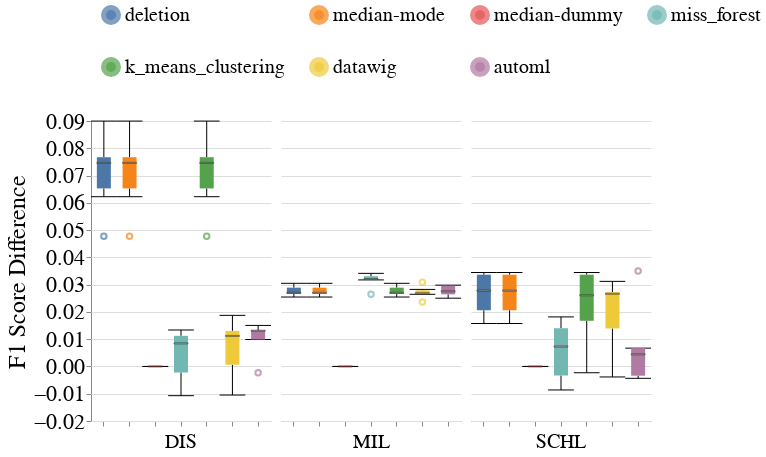

Write notebook code for a chart like this one.
### Markdown cell above
### Disparity Metrics

### Code cell
create_box_plots_for_mixed_exp(dataset_name=DATASET_NAME,
                               column_names=['SCHL', 'DIS', 'MIL'],
                               metric_name='f1_score',
                               group=SENSITIVE_ATTR_FOR_DISPARITY_METRICS,
                               db_client=db_client,
                               without_dummy=False)

### Figure 1 — Vega-Lite specification as saved in the notebook (floating-point values rounded to 4 significant figures)
{"config": {"view": {"continuousWidth": 400, "continuousHeight": 300, "stroke": null}, "axis": {"labelFontSize": 22, "labelFontWeight": "normal", "titleFontSize": 24, "titleFontWeight": "normal"}, "facet": {"spacing": 10}, "header": {"labelFontSize": 20, "labelOrient": "bottom", "labelPadding": 5, "titleFontSize": 20}, "legend": {"columns": 4, "direction": "horizontal", "labelFontSize": 20, "labelLimit": 400, "orient": "top", "symbolOffset": 10, "symbolStrokeWidth": 10, "titleAnchor": "middle", "titleFontSize": 22, "titleLimit": 300}, "title": {"fontSize": 20}}, "data": {"name": "data-5b124dd19c436060882952869e684955"}, "mark": {"type": "boxplot", "median": {"stroke": "black", "strokeWidth": 0.7}, "ticks": true}, "encoding": {"color": {"field": "Null_Imputer_Name", "sort": ["deletion", "median-mode", "median-dummy", "miss_forest", "k_means_clustering", "datawig", "automl"], "title": null, "type": "nominal"}, "column": {"field": "Column_With_Nulls", "title": null, "type": "nominal"}, "x": {"axis": {"labels": false}, "field": "Null_Imputer_Name", "sort": ["deletion", "median-mode", "median-dummy", "miss_forest", "k_means_clustering", "datawig", "automl"], "title": null, "type": "nominal"}, "y": {"field": "F1_Score_Difference", "scale": {"zero": false}, "title": "F1 Score Difference", "type": "quantitative"}}, "width": 180, "$schema": "https://vega.github.io/schema/vega-lite/v4.17.0.json", "datasets": {"data-5b124dd19c436060882952869e684955": [{"Dataset_Name": "folk_emp", "Null_Imputer_Name": "automl", "Evaluation_Scenario": "mixed_exp", "Experiment_Seed": 400, "Dataset_Part": "X_test_MCAR1 & MAR1 & MNAR1", "Column_With_Nulls": "SCHL", "F1_Score_dis": 0.2393, "F1_Score_priv": 0.2043, "F1_Score_Difference": 0.035}, {"Dataset_Name": "folk_emp", "Null_Imputer_Name": "automl", "Evaluation_Scenario": "mixed_exp", "Experiment_Seed": 500, "Dataset_Part": "X_test_MCAR1 & MAR1 & MNAR1", "Column_With_Nulls": "SCHL", "F1_Score_dis": 0.2238, "F1_Score_priv": 0.2193, "F1_Score_Difference": 0.004445}, {"Dataset_Name": "folk_emp", "Null_Imputer_Name": "automl", "Evaluation_Scenario": "mixed_exp", "Experiment_Seed": 200, "Dataset_Part": "X_test_MCAR1 & MAR1 & MNAR1", "Column_With_Nulls": "SCHL", "F1_Score_dis": 0.2164, "F1_Score_priv": 0.2097, "F1_Score_Difference": 0.006714}, {"Dataset_Name": "folk_emp", "Null_Imputer_Name": "k_means_clustering", "Evaluation_Scenario": "mixed_exp", "Experiment_Seed": 100, "Dataset_Part": "X_test_MCAR1 & MAR1 & MNAR1", "Column_With_Nulls": "SCHL", "F1_Score_dis": 0.1191, "F1_Score_priv": 0.1033, "F1_Score_Difference": 0.01574}, {"Dataset_Name": "folk_emp", "Null_Imputer_Name": "k_means_clustering", "Evaluation_Scenario": "mixed_exp", "Experiment_Seed": 400, "Dataset_Part": "X_test_MCAR1 & MAR1 & MNAR1", "Column_With_Nulls": "SCHL", "F1_Score_dis": 0.1183, "F1_Score_priv": 0.09855, "F1_Score_Difference": 0.01976}, {"Dataset_Name": "folk_emp", "Null_Imputer_Name": "k_means_clustering", "Evaluation_Scenario": "mixed_exp", "Experiment_Seed": 600, "Dataset_Part": "X_test_MCAR1 & MAR1 & MNAR1", "Column_With_Nulls": "SCHL", "F1_Score_dis": 0.1384, "F1_Score_priv": 0.104, "F1_Score_Difference": 0.03445}, {"Dataset_Name": "folk_emp", "Null_Imputer_Name": "k_means_clustering", "Evaluation_Scenario": "mixed_exp", "Experiment_Seed": 200, "Dataset_Part": "X_test_MCAR1 & MAR1 & MNAR1", "Column_With_Nulls": "SCHL", "F1_Score_dis": 0.1542, "F1_Score_priv": 0.1565, "F1_Score_Difference": -0.002306}, {"Dataset_Name": "folk_emp", "Null_Imputer_Name": "miss_forest", "Evaluation_Scenario": "mixed_exp", "Experiment_Seed": 300, "Dataset_Part": "X_test_MCAR1 & MAR1 & MNAR1", "Column_With_Nulls": "SCHL", "F1_Score_dis": 0.2151, "F1_Score_priv": 0.2046, "F1_Score_Difference": 0.0105}, {"Dataset_Name": "folk_emp", "Null_Imputer_Name": "miss_forest", "Evaluation_Scenario": "mixed_exp", "Experiment_Seed": 600, "Dataset_Part": "X_test_MCAR1 & MAR1 & MNAR1", "Column_With_Nulls": "SCHL", "F1_Score_dis": 0.2263, "F1_Score_priv": 0.2111, "F1_Score_Difference": 0.01518}, {"Dataset_Name": "folk_emp", "Null_Imputer_Name": "miss_forest", "Evaluation_Scenario": "mixed_exp", "Experiment_Seed": 400, "Dataset_Part": "X_test_MCAR1 & MAR1 & MNAR1", "Column_With_Nulls": "SCHL", "F1_Score_dis": 0.2016, "F1_Score_priv": 0.2102, "F1_Score_Difference": -0.008617}, {"Dataset_Name": "folk_emp", "Null_Imputer_Name": "miss_forest", "Evaluation_Scenario": "mixed_exp", "Experiment_Seed": 200, "Dataset_Part": "X_test_MCAR1 & MAR1 & MNAR1", "Column_With_Nulls": "SCHL", "F1_Score_dis": 0.2051, "F1_Score_priv": 0.2109, "F1_Score_Difference": -0.005788}, {"Dataset_Name": "folk_emp", "Null_Imputer_Name": "datawig", "Evaluation_Scenario": "mixed_exp", "Experiment_Seed": 100, "Dataset_Part": "X_test_MCAR1 & MAR1 & MNAR1", "Column_With_Nulls": "SCHL", "F1_Score_dis": 0.2145, "F1_Score_priv": 0.2183, "F1_Score_Difference": -0.003851}, {"Dataset_Name": "folk_emp", "Null_Imputer_Name": "datawig", "Evaluation_Scenario": "mixed_exp", "Experiment_Seed": 400, "Dataset_Part": "X_test_MCAR1 & MAR1 & MNAR1", "Column_With_Nulls": "SCHL", "F1_Score_dis": 0.226, "F1_Score_priv": 0.1948, "F1_Score_Difference": 0.0312}, {"Dataset_Name": "folk_emp", "Null_Imputer_Name": "datawig", "Evaluation_Scenario": "mixed_exp", "Experiment_Seed": 300, "Dataset_Part": "X_test_MCAR1 & MAR1 & MNAR1", "Column_With_Nulls": "SCHL", "F1_Score_dis": 0.2178, "F1_Score_priv": 0.1917, "F1_Score_Difference": 0.02611}, {"Dataset_Name": "folk_emp", "Null_Imputer_Name": "datawig", "Evaluation_Scenario": "mixed_exp", "Experiment_Seed": 500, "Dataset_Part": "X_test_MCAR1 & MAR1 & MNAR1", "Column_With_Nulls": "SCHL", "F1_Score_dis": 0.2355, "F1_Score_priv": 0.2083, "F1_Score_Difference": 0.02718}, {"Dataset_Name": "folk_emp", "Null_Imputer_Name": "miss_forest", "Evaluation_Scenario": "mixed_exp", "Experiment_Seed": 100, "Dataset_Part": "X_test_MCAR1 & MAR1 & MNAR1", "Column_With_Nulls": "SCHL", "F1_Score_dis": 0.2228, "F1_Score_priv": 0.2187, "F1_Score_Difference": 0.004104}, {"Dataset_Name": "folk_emp", "Null_Imputer_Name": "datawig", "Evaluation_Scenario": "mixed_exp", "Experiment_Seed": 200, "Dataset_Part": "X_test_MCAR1 & MAR1 & MNAR1", "Column_With_Nulls": "SCHL", "F1_Score_dis": 0.2214, "F1_Score_priv": 0.2115, "F1_Score_Difference": 0.009884}, {"Dataset_Name": "folk_emp", "Null_Imputer_Name": "datawig", "Evaluation_Scenario": "mixed_exp", "Experiment_Seed": 600, "Dataset_Part": "X_test_MCAR1 & MAR1 & MNAR1", "Column_With_Nulls": "SCHL", "F1_Score_dis": 0.236, "F1_Score_priv": 0.2087, "F1_Score_Difference": 0.02728}, {"Dataset_Name": "folk_emp", "Null_Imputer_Name": "miss_forest", "Evaluation_Scenario": "mixed_exp", "Experiment_Seed": 500, "Dataset_Part": "X_test_MCAR1 & MAR1 & MNAR1", "Column_With_Nulls": "SCHL", "F1_Score_dis": 0.2293, "F1_Score_priv": 0.2111, "F1_Score_Difference": 0.01817}, {"Dataset_Name": "folk_emp", "Null_Imputer_Name": "automl", "Evaluation_Scenario": "mixed_exp", "Experiment_Seed": 300, "Dataset_Part": "X_test_MCAR1 & MAR1 & MNAR1", "Column_With_Nulls": "SCHL", "F1_Score_dis": 0.2026, "F1_Score_priv": 0.207, "F1_Score_Difference": -0.004352}, {"Dataset_Name": "folk_emp", "Null_Imputer_Name": "automl", "Evaluation_Scenario": "mixed_exp", "Experiment_Seed": 100, "Dataset_Part": "X_test_MCAR1 & MAR1 & MNAR1", "Column_With_Nulls": "SCHL", "F1_Score_dis": 0.218, "F1_Score_priv": 0.2214, "F1_Score_Difference": -0.003384}, {"Dataset_Name": "folk_emp", "Null_Imputer_Name": "deletion", "Evaluation_Scenario": "mixed_exp", "Experiment_Seed": 100, "Dataset_Part": "X_test_MCAR1 & MAR1 & MNAR1", "Column_With_Nulls": "SCHL", "F1_Score_dis": 0.1191, "F1_Score_priv": 0.1033, "F1_Score_Difference": 0.01574}, {"Dataset_Name": "folk_emp", "Null_Imputer_Name": "deletion", "Evaluation_Scenario": "mixed_exp", "Experiment_Seed": 200, "Dataset_Part": "X_test_MCAR1 & MAR1 & MNAR1", "Column_With_Nulls": "SCHL", "F1_Score_dis": 0.1231, "F1_Score_priv": 0.0999, "F1_Score_Difference": 0.02315}, {"Dataset_Name": "folk_emp", "Null_Imputer_Name": "median-dummy", "Evaluation_Scenario": "mixed_exp", "Experiment_Seed": 100, "Dataset_Part": "X_test_MCAR1 & MAR1 & MNAR1", "Column_With_Nulls": "SCHL", "F1_Score_dis": 0.0, "F1_Score_priv": 0.0, "F1_Score_Difference": 0.0}, {"Dataset_Name": "folk_emp", "Null_Imputer_Name": "median-mode", "Evaluation_Scenario": "mixed_exp", "Experiment_Seed": 100, "Dataset_Part": "X_test_MCAR1 & MAR1 & MNAR1", "Column_With_Nulls": "SCHL", "F1_Score_dis": 0.1191, "F1_Score_priv": 0.1033, "F1_Score_Difference": 0.01574}, {"Dataset_Name": "folk_emp", "Null_Imputer_Name": "deletion", "Evaluation_Scenario": "mixed_exp", "Experiment_Seed": 300, "Dataset_Part": "X_test_MCAR1 & MAR1 & MNAR1", "Column_With_Nulls": "SCHL", "F1_Score_dis": 0.1245, "F1_Score_priv": 0.09045, "F1_Score_Difference": 0.03403}, {"Dataset_Name": "folk_emp", "Null_Imputer_Name": "deletion", "Evaluation_Scenario": "mixed_exp", "Experiment_Seed": 400, "Dataset_Part": "X_test_MCAR1 & MAR1 & MNAR1", "Column_With_Nulls": "SCHL", "F1_Score_dis": 0.1183, "F1_Score_priv": 0.09855, "F1_Score_Difference": 0.01976}, {"Dataset_Name": "folk_emp", "Null_Imputer_Name": "median-dummy", "Evaluation_Scenario": "mixed_exp", "Experiment_Seed": 200, "Dataset_Part": "X_test_MCAR1 & MAR1 & MNAR1", "Column_With_Nulls": "SCHL", "F1_Score_dis": 0.0, "F1_Score_priv": 0.0, "F1_Score_Difference": 0.0}, {"Dataset_Name": "folk_emp", "Null_Imputer_Name": "median-mode", "Evaluation_Scenario": "mixed_exp", "Experiment_Seed": 200, "Dataset_Part": "X_test_MCAR1 & MAR1 & MNAR1", "Column_With_Nulls": "SCHL", "F1_Score_dis": 0.1231, "F1_Score_priv": 0.0999, "F1_Score_Difference": 0.02315}, {"Dataset_Name": "folk_emp", "Null_Imputer_Name": "deletion", "Evaluation_Scenario": "mixed_exp", "Experiment_Seed": 500, "Dataset_Part": "X_test_MCAR1 & MAR1 & MNAR1", "Column_With_Nulls": "SCHL", "F1_Score_dis": 0.1326, "F1_Score_priv": 0.1002, "F1_Score_Difference": 0.03244}, {"Dataset_Name": "folk_emp", "Null_Imputer_Name": "deletion", "Evaluation_Scenario": "mixed_exp", "Experiment_Seed": 600, "Dataset_Part": "X_test_MCAR1 & MAR1 & MNAR1", "Column_With_Nulls": "SCHL", "F1_Score_dis": 0.1384, "F1_Score_priv": 0.104, "F1_Score_Difference": 0.03445}, {"Dataset_Name": "folk_emp", "Null_Imputer_Name": "median-dummy", "Evaluation_Scenario": "mixed_exp", "Experiment_Seed": 300, "Dataset_Part": "X_test_MCAR1 & MAR1 & MNAR1", "Column_With_Nulls": "SCHL", "F1_Score_dis": 0.0, "F1_Score_priv": 0.0, "F1_Score_Difference": 0.0}, {"Dataset_Name": "folk_emp", "Null_Imputer_Name": "median-mode", "Evaluation_Scenario": "mixed_exp", "Experiment_Seed": 300, "Dataset_Part": "X_test_MCAR1 & MAR1 & MNAR1", "Column_With_Nulls": "SCHL", "F1_Score_dis": 0.1245, "F1_Score_priv": 0.09045, "F1_Score_Difference": 0.03403}, {"Dataset_Name": "folk_emp", "Null_Imputer_Name": "median-dummy", "Evaluation_Scenario": "mixed_exp", "Experiment_Seed": 400, "Dataset_Part": "X_test_MCAR1 & MAR1 & MNAR1", "Column_With_Nulls": "SCHL", "F1_Score_dis": 0.0, "F1_Score_priv": 0.0, "F1_Score_Difference": 0.0}, {"Dataset_Name": "folk_emp", "Null_Imputer_Name": "median-mode", "Evaluation_Scenario": "mixed_exp", "Experiment_Seed": 400, "Dataset_Part": "X_test_MCAR1 & MAR1 & MNAR1", "Column_With_Nulls": "SCHL", "F1_Score_dis": 0.1183, "F1_Score_priv": 0.09855, "F1_Score_Difference": 0.01976}, {"Dataset_Name": "folk_emp", "Null_Imputer_Name": "median-dummy", "Evaluation_Scenario": "mixed_exp", "Experiment_Seed": 500, "Dataset_Part": "X_test_MCAR1 & MAR1 & MNAR1", "Column_With_Nulls": "SCHL", "F1_Score_dis": 0.0, "F1_Score_priv": 0.0, "F1_Score_Difference": 0.0}, {"Dataset_Name": "folk_emp", "Null_Imputer_Name": "median-mode", "Evaluation_Scenario": "mixed_exp", "Experiment_Seed": 500, "Dataset_Part": "X_test_MCAR1 & MAR1 & MNAR1", "Column_With_Nulls": "SCHL", "F1_Score_dis": 0.1326, "F1_Score_priv": 0.1002, "F1_Score_Difference": 0.03244}, {"Dataset_Name": "folk_emp", "Null_Imputer_Name": "median-dummy", "Evaluation_Scenario": "mixed_exp", "Experiment_Seed": 600, "Dataset_Part": "X_test_MCAR1 & MAR1 & MNAR1", "Column_With_Nulls": "SCHL", "F1_Score_dis": 0.0, "F1_Score_priv": 0.0, "F1_Score_Difference": 0.0}, {"Dataset_Name": "folk_emp", "Null_Imputer_Name": "median-mode", "Evaluation_Scenario": "mixed_exp", "Experiment_Seed": 600, "Dataset_Part": "X_test_MCAR1 & MAR1 & MNAR1", "Column_With_Nulls": "SCHL", "F1_Score_dis": 0.1384, "F1_Score_priv": 0.104, "F1_Score_Difference": 0.03445}, {"Dataset_Name": "folk_emp", "Null_Imputer_Name": "k_means_clustering", "Evaluation_Scenario": "mixed_exp", "Experiment_Seed": 500, "Dataset_Part": "X_test_MCAR1 & MAR1 & MNAR1", "Column_With_Nulls": "SCHL", "F1_Score_dis": 0.1326, "F1_Score_priv": 0.1002, "F1_Score_Difference": 0.03244}, {"Dataset_Name": "folk_emp", "Null_Imputer_Name": "k_means_clustering", "Evaluation_Scenario": "mixed_exp", "Experiment_Seed": 300, "Dataset_Part": "X_test_MCAR1 & MAR1 & MNAR1", "Column_With_Nulls": "SCHL", "F1_Score_dis": 0.1245, "F1_Score_priv": 0.09045, "F1_Score_Difference": 0.03403}, {"Dataset_Name": "folk_emp", "Null_Imputer_Name": "automl", "Evaluation_Scenario": "mixed_exp", "Experiment_Seed": 400, "Dataset_Part": "X_test_MCAR1 & MAR1 & MNAR1", "Column_With_Nulls": "DIS", "F1_Score_dis": 0.9293, "F1_Score_priv": 0.9194, "F1_Score_Difference": 0.00988}, {"Dataset_Name": "folk_emp", "Null_Imputer_Name": "automl", "Evaluation_Scenario": "mixed_exp", "Experiment_Seed": 500, "Dataset_Part": "X_test_MCAR1 & MAR1 & MNAR1", "Column_With_Nulls": "DIS", "F1_Score_dis": 0.921, "F1_Score_priv": 0.906, "F1_Score_Difference": 0.01505}, {"Dataset_Name": "folk_emp", "Null_Imputer_Name": "automl", "Evaluation_Scenario": "mixed_exp", "Experiment_Seed": 200, "Dataset_Part": "X_test_MCAR1 & MAR1 & MNAR1", "Column_With_Nulls": "DIS", "F1_Score_dis": 0.9279, "F1_Score_priv": 0.9148, "F1_Score_Difference": 0.01311}, {"Dataset_Name": "folk_emp", "Null_Imputer_Name": "k_means_clustering", "Evaluation_Scenario": "mixed_exp", "Experiment_Seed": 400, "Dataset_Part": "X_test_MCAR1 & MAR1 & MNAR1", "Column_With_Nulls": "DIS", "F1_Score_dis": 0.7949, "F1_Score_priv": 0.7201, "F1_Score_Difference": 0.07488}, {"Dataset_Name": "folk_emp", "Null_Imputer_Name": "k_means_clustering", "Evaluation_Scenario": "mixed_exp", "Experiment_Seed": 600, "Dataset_Part": "X_test_MCAR1 & MAR1 & MNAR1", "Column_With_Nulls": "DIS", "F1_Score_dis": 0.763, "F1_Score_priv": 0.7007, "F1_Score_Difference": 0.06224}, {"Dataset_Name": "folk_emp", "Null_Imputer_Name": "k_means_clustering", "Evaluation_Scenario": "mixed_exp", "Experiment_Seed": 200, "Dataset_Part": "X_test_MCAR1 & MAR1 & MNAR1", "Column_With_Nulls": "DIS", "F1_Score_dis": 0.7889, "F1_Score_priv": 0.7145, "F1_Score_Difference": 0.0744}, {"Dataset_Name": "folk_emp", "Null_Imputer_Name": "miss_forest", "Evaluation_Scenario": "mixed_exp", "Experiment_Seed": 300, "Dataset_Part": "X_test_MCAR1 & MAR1 & MNAR1", "Column_With_Nulls": "DIS", "F1_Score_dis": 0.9278, "F1_Score_priv": 0.9161, "F1_Score_Difference": 0.01168}, {"Dataset_Name": "folk_emp", "Null_Imputer_Name": "miss_forest", "Evaluation_Scenario": "mixed_exp", "Experiment_Seed": 600, "Dataset_Part": "X_test_MCAR1 & MAR1 & MNAR1", "Column_With_Nulls": "DIS", "F1_Score_dis": 0.9075, "F1_Score_priv": 0.9182, "F1_Score_Difference": -0.01072}, {"Dataset_Name": "folk_emp", "Null_Imputer_Name": "miss_forest", "Evaluation_Scenario": "mixed_exp", "Experiment_Seed": 400, "Dataset_Part": "X_test_MCAR1 & MAR1 & MNAR1", "Column_With_Nulls": "DIS", "F1_Score_dis": 0.9293, "F1_Score_priv": 0.9194, "F1_Score_Difference": 0.00988}, {"Dataset_Name": "folk_emp", "Null_Imputer_Name": "miss_forest", "Evaluation_Scenario": "mixed_exp", "Experiment_Seed": 200, "Dataset_Part": "X_test_MCAR1 & MAR1 & MNAR1", "Column_With_Nulls": "DIS", "F1_Score_dis": 0.9258, "F1_Score_priv": 0.9188, "F1_Score_Difference": 0.007043}, {"Dataset_Name": "folk_emp", "Null_Imputer_Name": "datawig", "Evaluation_Scenario": "mixed_exp", "Experiment_Seed": 100, "Dataset_Part": "X_test_MCAR1 & MAR1 & MNAR1", "Column_With_Nulls": "DIS", "F1_Score_dis": 0.9115, "F1_Score_priv": 0.9139, "F1_Score_Difference": -0.002337}, {"Dataset_Name": "folk_emp", "Null_Imputer_Name": "datawig", "Evaluation_Scenario": "mixed_exp", "Experiment_Seed": 400, "Dataset_Part": "X_test_MCAR1 & MAR1 & MNAR1", "Column_With_Nulls": "DIS", "F1_Score_dis": 0.9293, "F1_Score_priv": 0.9165, "F1_Score_Difference": 0.01282}, {"Dataset_Name": "folk_emp", "Null_Imputer_Name": "datawig", "Evaluation_Scenario": "mixed_exp", "Experiment_Seed": 300, "Dataset_Part": "X_test_MCAR1 & MAR1 & MNAR1", "Column_With_Nulls": "DIS", "F1_Score_dis": 0.9247, "F1_Score_priv": 0.9151, "F1_Score_Difference": 0.00958}, {"Dataset_Name": "folk_emp", "Null_Imputer_Name": "datawig", "Evaluation_Scenario": "mixed_exp", "Experiment_Seed": 500, "Dataset_Part": "X_test_MCAR1 & MAR1 & MNAR1", "Column_With_Nulls": "DIS", "F1_Score_dis": 0.923, "F1_Score_priv": 0.9043, "F1_Score_Difference": 0.01874}, {"Dataset_Name": "folk_emp", "Null_Imputer_Name": "miss_forest", "Evaluation_Scenario": "mixed_exp", "Experiment_Seed": 100, "Dataset_Part": "X_test_MCAR1 & MAR1 & MNAR1", "Column_With_Nulls": "DIS", "F1_Score_dis": 0.9095, "F1_Score_priv": 0.9149, "F1_Score_Difference": -0.005323}, {"Dataset_Name": "folk_emp", "Null_Imputer_Name": "datawig", "Evaluation_Scenario": "mixed_exp", "Experiment_Seed": 200, "Dataset_Part": "X_test_MCAR1 & MAR1 & MNAR1", "Column_With_Nulls": "DIS", "F1_Score_dis": 0.9279, "F1_Score_priv": 0.9148, "F1_Score_Difference": 0.01311}, {"Dataset_Name": "folk_emp", "Null_Imputer_Name": "datawig", "Evaluation_Scenario": "mixed_exp", "Experiment_Seed": 600, "Dataset_Part": "X_test_MCAR1 & MAR1 & MNAR1", "Column_With_Nulls": "DIS", "F1_Score_dis": 0.9012, "F1_Score_priv": 0.9117, "F1_Score_Difference": -0.01048}, {"Dataset_Name": "folk_emp", "Null_Imputer_Name": "miss_forest", "Evaluation_Scenario": "mixed_exp", "Experiment_Seed": 500, "Dataset_Part": "X_test_MCAR1 & MAR1 & MNAR1", "Column_With_Nulls": "DIS", "F1_Score_dis": 0.92, "F1_Score_priv": 0.9066, "F1_Score_Difference": 0.01337}, {"Dataset_Name": "folk_emp", "Null_Imputer_Name": "automl", "Evaluation_Scenario": "mixed_exp", "Experiment_Seed": 300, "Dataset_Part": "X_test_MCAR1 & MAR1 & MNAR1", "Column_With_Nulls": "DIS", "F1_Score_dis": 0.9278, "F1_Score_priv": 0.9144, "F1_Score_Difference": 0.01334}, {"Dataset_Name": "folk_emp", "Null_Imputer_Name": "automl", "Evaluation_Scenario": "mixed_exp", "Experiment_Seed": 100, "Dataset_Part": "X_test_MCAR1 & MAR1 & MNAR1", "Column_With_Nulls": "DIS", "F1_Score_dis": 0.9115, "F1_Score_priv": 0.9139, "F1_Score_Difference": -0.002337}, {"Dataset_Name": "folk_emp", "Null_Imputer_Name": "deletion", "Evaluation_Scenario": "mixed_exp", "Experiment_Seed": 100, "Dataset_Part": "X_test_MCAR1 & MAR1 & MNAR1", "Column_With_Nulls": "DIS", "F1_Score_dis": 0.7644, "F1_Score_priv": 0.7167, "F1_Score_Difference": 0.04775}, {"Dataset_Name": "folk_emp", "Null_Imputer_Name": "deletion", "Evaluation_Scenario": "mixed_exp", "Experiment_Seed": 200, "Dataset_Part": "X_test_MCAR1 & MAR1 & MNAR1", "Column_With_Nulls": "DIS", "F1_Score_dis": 0.7889, "F1_Score_priv": 0.7145, "F1_Score_Difference": 0.0744}, {"Dataset_Name": "folk_emp", "Null_Imputer_Name": "median-dummy", "Evaluation_Scenario": "mixed_exp", "Experiment_Seed": 100, "Dataset_Part": "X_test_MCAR1 & MAR1 & MNAR1", "Column_With_Nulls": "DIS", "F1_Score_dis": 0.0, "F1_Score_priv": 0.0, "F1_Score_Difference": 0.0}, {"Dataset_Name": "folk_emp", "Null_Imputer_Name": "median-mode", "Evaluation_Scenario": "mixed_exp", "Experiment_Seed": 100, "Dataset_Part": "X_test_MCAR1 & MAR1 & MNAR1", "Column_With_Nulls": "DIS", "F1_Score_dis": 0.7644, "F1_Score_priv": 0.7167, "F1_Score_Difference": 0.04775}, {"Dataset_Name": "folk_emp", "Null_Imputer_Name": "deletion", "Evaluation_Scenario": "mixed_exp", "Experiment_Seed": 300, "Dataset_Part": "X_test_MCAR1 & MAR1 & MNAR1", "Column_With_Nulls": "DIS", "F1_Score_dis": 0.7936, "F1_Score_priv": 0.7036, "F1_Score_Difference": 0.08997}, {"Dataset_Name": "folk_emp", "Null_Imputer_Name": "deletion", "Evaluation_Scenario": "mixed_exp", "Experiment_Seed": 400, "Dataset_Part": "X_test_MCAR1 & MAR1 & MNAR1", "Column_With_Nulls": "DIS", "F1_Score_dis": 0.7949, "F1_Score_priv": 0.7201, "F1_Score_Difference": 0.07488}, {"Dataset_Name": "folk_emp", "Null_Imputer_Name": "median-dummy", "Evaluation_Scenario": "mixed_exp", "Experiment_Seed": 200, "Dataset_Part": "X_test_MCAR1 & MAR1 & MNAR1", "Column_With_Nulls": "DIS", "F1_Score_dis": 0.0, "F1_Score_priv": 0.0, "F1_Score_Difference": 0.0}, {"Dataset_Name": "folk_emp", "Null_Imputer_Name": "median-mode", "Evaluation_Scenario": "mixed_exp", "Experiment_Seed": 200, "Dataset_Part": "X_test_MCAR1 & MAR1 & MNAR1", "Column_With_Nulls": "DIS", "F1_Score_dis": 0.7889, "F1_Score_priv": 0.7145, "F1_Score_Difference": 0.0744}, {"Dataset_Name": "folk_emp", "Null_Imputer_Name": "deletion", "Evaluation_Scenario": "mixed_exp", "Experiment_Seed": 500, "Dataset_Part": "X_test_MCAR1 & MAR1 & MNAR1", "Column_With_Nulls": "DIS", "F1_Score_dis": 0.782, "F1_Score_priv": 0.7047, "F1_Score_Difference": 0.07733}, {"Dataset_Name": "folk_emp", "Null_Imputer_Name": "deletion", "Evaluation_Scenario": "mixed_exp", "Experiment_Seed": 600, "Dataset_Part": "X_test_MCAR1 & MAR1 & MNAR1", "Column_With_Nulls": "DIS", "F1_Score_dis": 0.763, "F1_Score_priv": 0.7007, "F1_Score_Difference": 0.06224}, {"Dataset_Name": "folk_emp", "Null_Imputer_Name": "median-dummy", "Evaluation_Scenario": "mixed_exp", "Experiment_Seed": 300, "Dataset_Part": "X_test_MCAR1 & MAR1 & MNAR1", "Column_With_Nulls": "DIS", "F1_Score_dis": 0.0, "F1_Score_priv": 0.0, "F1_Score_Difference": 0.0}, {"Dataset_Name": "folk_emp", "Null_Imputer_Name": "median-mode", "Evaluation_Scenario": "mixed_exp", "Experiment_Seed": 300, "Dataset_Part": "X_test_MCAR1 & MAR1 & MNAR1", "Column_With_Nulls": "DIS", "F1_Score_dis": 0.7936, "F1_Score_priv": 0.7036, "F1_Score_Difference": 0.08997}, {"Dataset_Name": "folk_emp", "Null_Imputer_Name": "median-dummy", "Evaluation_Scenario": "mixed_exp", "Experiment_Seed": 400, "Dataset_Part": "X_test_MCAR1 & MAR1 & MNAR1", "Column_With_Nulls": "DIS", "F1_Score_dis": 0.0, "F1_Score_priv": 0.0, "F1_Score_Difference": 0.0}, {"Dataset_Name": "folk_emp", "Null_Imputer_Name": "median-mode", "Evaluation_Scenario": "mixed_exp", "Experiment_Seed": 400, "Dataset_Part": "X_test_MCAR1 & MAR1 & MNAR1", "Column_With_Nulls": "DIS", "F1_Score_dis": 0.7949, "F1_Score_priv": 0.7201, "F1_Score_Difference": 0.07488}, {"Dataset_Name": "folk_emp", "Null_Imputer_Name": "median-dummy", "Evaluation_Scenario": "mixed_exp", "Experiment_Seed": 500, "Dataset_Part": "X_test_MCAR1 & MAR1 & MNAR1", "Column_With_Nulls": "DIS", "F1_Score_dis": 0.0, "F1_Score_priv": 0.0, "F1_Score_Difference": 0.0}, {"Dataset_Name": "folk_emp", "Null_Imputer_Name": "median-mode", "Evaluation_Scenario": "mixed_exp", "Experiment_Seed": 500, "Dataset_Part": "X_test_MCAR1 & MAR1 & MNAR1", "Column_With_Nulls": "DIS", "F1_Score_dis": 0.782, "F1_Score_priv": 0.7047, "F1_Score_Difference": 0.07733}, {"Dataset_Name": "folk_emp", "Null_Imputer_Name": "median-dummy", "Evaluation_Scenario": "mixed_exp", "Experiment_Seed": 600, "Dataset_Part": "X_test_MCAR1 & MAR1 & MNAR1", "Column_With_Nulls": "DIS", "F1_Score_dis": 0.0, "F1_Score_priv": 0.0, "F1_Score_Difference": 0.0}, {"Dataset_Name": "folk_emp", "Null_Imputer_Name": "median-mode", "Evaluation_Scenario": "mixed_exp", "Experiment_Seed": 600, "Dataset_Part": "X_test_MCAR1 & MAR1 & MNAR1", "Column_With_Nulls": "DIS", "F1_Score_dis": 0.763, "F1_Score_priv": 0.7007, "F1_Score_Difference": 0.06224}, {"Dataset_Name": "folk_emp", "Null_Imputer_Name": "k_means_clustering", "Evaluation_Scenario": "mixed_exp", "Experiment_Seed": 500, "Dataset_Part": "X_test_MCAR1 & MAR1 & MNAR1", "Column_With_Nulls": "DIS", "F1_Score_dis": 0.782, "F1_Score_priv": 0.7047, "F1_Score_Difference": 0.07733}, {"Dataset_Name": "folk_emp", "Null_Imputer_Name": "k_means_clustering", "Evaluation_Scenario": "mixed_exp", "Experiment_Seed": 300, "Dataset_Part": "X_test_MCAR1 & MAR1 & MNAR1", "Column_With_Nulls": "DIS", "F1_Score_dis": 0.7936, "F1_Score_priv": 0.7036, "F1_Score_Difference": 0.08997}, {"Dataset_Name": "folk_emp", "Null_Imputer_Name": "k_means_clustering", "Evaluation_Scenario": "mixed_exp", "Experiment_Seed": 100, "Dataset_Part": "X_test_MCAR1 & MAR1 & MNAR1", "Column_With_Nulls": "DIS", "F1_Score_dis": 0.7644, "F1_Score_priv": 0.7167, "F1_Score_Difference": 0.04775}, {"Dataset_Name": "folk_emp", "Null_Imputer_Name": "automl", "Evaluation_Scenario": "mixed_exp", "Experiment_Seed": 400, "Dataset_Part": "X_test_MCAR1 & MAR1 & MNAR1", "Column_With_Nulls": "MIL", "F1_Score_dis": 0.9884, "F1_Score_priv": 0.9634, "F1_Score_Difference": 0.02503}, {"Dataset_Name": "folk_emp", "Null_Imputer_Name": "automl", "Evaluation_Scenario": "mixed_exp", "Experiment_Seed": 200, "Dataset_Part": "X_test_MCAR1 & MAR1 & MNAR1", "Column_With_Nulls": "MIL", "F1_Score_dis": 0.9921, "F1_Score_priv": 0.9646, "F1_Score_Difference": 0.02756}, {"Dataset_Name": "folk_emp", "Null_Imputer_Name": "k_means_clustering", "Evaluation_Scenario": "mixed_exp", "Experiment_Seed": 400, "Dataset_Part": "X_test_MCAR1 & MAR1 & MNAR1", "Column_With_Nulls": "MIL", "F1_Score_dis": 0.9902, "F1_Score_priv": 0.9647, "F1_Score_Difference": 0.02546}, {"Dataset_Name": "folk_emp", "Null_Imputer_Name": "k_means_clustering", "Evaluation_Scenario": "mixed_exp", "Experiment_Seed": 600, "Dataset_Part": "X_test_MCAR1 & MAR1 & MNAR1", "Column_With_Nulls": "MIL", "F1_Score_dis": 0.9943, "F1_Score_priv": 0.967, "F1_Score_Difference": 0.02728}, {"Dataset_Name": "folk_emp", "Null_Imputer_Name": "k_means_clustering", "Evaluation_Scenario": "mixed_exp", "Experiment_Seed": 200, "Dataset_Part": "X_test_MCAR1 & MAR1 & MNAR1", "Column_With_Nulls": "MIL", "F1_Score_dis": 0.9927, "F1_Score_priv": 0.966, "F1_Score_Difference": 0.02672}, {"Dataset_Name": "folk_emp", "Null_Imputer_Name": "miss_forest", "Evaluation_Scenario": "mixed_exp", "Experiment_Seed": 300, "Dataset_Part": "X_test_MCAR1 & MAR1 & MNAR1", "Column_With_Nulls": "MIL", "F1_Score_dis": 0.9845, "F1_Score_priv": 0.9525, "F1_Score_Difference": 0.03201}, {"Dataset_Name": "folk_emp", "Null_Imputer_Name": "miss_forest", "Evaluation_Scenario": "mixed_exp", "Experiment_Seed": 600, "Dataset_Part": "X_test_MCAR1 & MAR1 & MNAR1", "Column_With_Nulls": "MIL", "F1_Score_dis": 0.9846, "F1_Score_priv": 0.9525, "F1_Score_Difference": 0.03212}, {"Dataset_Name": "folk_emp", "Null_Imputer_Name": "miss_forest", "Evaluation_Scenario": "mixed_exp", "Experiment_Seed": 400, "Dataset_Part": "X_test_MCAR1 & MAR1 & MNAR1", "Column_With_Nulls": "MIL", "F1_Score_dis": 0.9786, "F1_Score_priv": 0.9521, "F1_Score_Difference": 0.02647}, {"Dataset_Name": "folk_emp", "Null_Imputer_Name": "miss_forest", "Evaluation_Scenario": "mixed_exp", "Experiment_Seed": 200, "Dataset_Part": "X_test_MCAR1 & MAR1 & MNAR1", "Column_With_Nulls": "MIL", "F1_Score_dis": 0.9848, "F1_Score_priv": 0.9507, "F1_Score_Difference": 0.03414}, {"Dataset_Name": "folk_emp", "Null_Imputer_Name": "datawig", "Evaluation_Scenario": "mixed_exp", "Experiment_Seed": 100, "Dataset_Part": "X_test_MCAR1 & MAR1 & MNAR1", "Column_With_Nulls": "MIL", "F1_Score_dis": 0.9924, "F1_Score_priv": 0.9641, "F1_Score_Difference": 0.02825}, {"Dataset_Name": "folk_emp", "Null_Imputer_Name": "datawig", "Evaluation_Scenario": "mixed_exp", "Experiment_Seed": 400, "Dataset_Part": "X_test_MCAR1 & MAR1 & MNAR1", "Column_With_Nulls": "MIL", "F1_Score_dis": 0.9896, "F1_Score_priv": 0.9628, "F1_Score_Difference": 0.02684}, {"Dataset_Name": "folk_emp", "Null_Imputer_Name": "datawig", "Evaluation_Scenario": "mixed_exp", "Experiment_Seed": 300, "Dataset_Part": "X_test_MCAR1 & MAR1 & MNAR1", "Column_With_Nulls": "MIL", "F1_Score_dis": 0.9911, "F1_Score_priv": 0.9675, "F1_Score_Difference": 0.02364}, {"Dataset_Name": "folk_emp", "Null_Imputer_Name": "datawig", "Evaluation_Scenario": "mixed_exp", "Experiment_Seed": 500, "Dataset_Part": "X_test_MCAR1 & MAR1 & MNAR1", "Column_With_Nulls": "MIL", "F1_Score_dis": 0.996, "F1_Score_priv": 0.9651, "F1_Score_Difference": 0.0309}, {"Dataset_Name": "folk_emp", "Null_Imputer_Name": "miss_forest", "Evaluation_Scenario": "mixed_exp", "Experiment_Seed": 100, "Dataset_Part": "X_test_MCAR1 & MAR1 & MNAR1", "Column_With_Nulls": "MIL", "F1_Score_dis": 0.9836, "F1_Score_priv": 0.9502, "F1_Score_Difference": 0.03343}, {"Dataset_Name": "folk_emp", "Null_Imputer_Name": "datawig", "Evaluation_Scenario": "mixed_exp", "Experiment_Seed": 200, "Dataset_Part": "X_test_MCAR1 & MAR1 & MNAR1", "Column_With_Nulls": "MIL", "F1_Score_dis": 0.9921, "F1_Score_priv": 0.9652, "F1_Score_Difference": 0.02692}, {"Dataset_Name": "folk_emp", "Null_Imputer_Name": "datawig", "Evaluation_Scenario": "mixed_exp", "Experiment_Seed": 600, "Dataset_Part": "X_test_MCAR1 & MAR1 & MNAR1", "Column_With_Nulls": "MIL", "F1_Score_dis": 0.9931, "F1_Score_priv": 0.9667, "F1_Score_Difference": 0.02646}, {"Dataset_Name": "folk_emp", "Null_Imputer_Name": "miss_forest", "Evaluation_Scenario": "mixed_exp", "Experiment_Seed": 500, "Dataset_Part": "X_test_MCAR1 & MAR1 & MNAR1", "Column_With_Nulls": "MIL", "F1_Score_dis": 0.9891, "F1_Score_priv": 0.9574, "F1_Score_Difference": 0.03173}, {"Dataset_Name": "folk_emp", "Null_Imputer_Name": "automl", "Evaluation_Scenario": "mixed_exp", "Experiment_Seed": 300, "Dataset_Part": "X_test_MCAR1 & MAR1 & MNAR1", "Column_With_Nulls": "MIL", "F1_Score_dis": 0.99, "F1_Score_priv": 0.9636, "F1_Score_Difference": 0.02645}, {"Dataset_Name": "folk_emp", "Null_Imputer_Name": "automl", "Evaluation_Scenario": "mixed_exp", "Experiment_Seed": 100, "Dataset_Part": "X_test_MCAR1 & MAR1 & MNAR1", "Column_With_Nulls": "MIL", "F1_Score_dis": 0.993, "F1_Score_priv": 0.9632, "F1_Score_Difference": 0.02981}, {"Dataset_Name": "folk_emp", "Null_Imputer_Name": "automl", "Evaluation_Scenario": "mixed_exp", "Experiment_Seed": 500, "Dataset_Part": "X_test_MCAR1 & MAR1 & MNAR1", "Column_With_Nulls": "MIL", "F1_Score_dis": 0.9949, "F1_Score_priv": 0.9653, "F1_Score_Difference": 0.02959}, {"Dataset_Name": "folk_emp", "Null_Imputer_Name": "deletion", "Evaluation_Scenario": "mixed_exp", "Experiment_Seed": 100, "Dataset_Part": "X_test_MCAR1 & MAR1 & MNAR1", "Column_With_Nulls": "MIL", "F1_Score_dis": 0.9936, "F1_Score_priv": 0.9641, "F1_Score_Difference": 0.02942}, {"Dataset_Name": "folk_emp", "Null_Imputer_Name": "deletion", "Evaluation_Scenario": "mixed_exp", "Experiment_Seed": 200, "Dataset_Part": "X_test_MCAR1 & MAR1 & MNAR1", "Column_With_Nulls": "MIL", "F1_Score_dis": 0.9927, "F1_Score_priv": 0.966, "F1_Score_Difference": 0.02672}, {"Dataset_Name": "folk_emp", "Null_Imputer_Name": "median-dummy", "Evaluation_Scenario": "mixed_exp", "Experiment_Seed": 100, "Dataset_Part": "X_test_MCAR1 & MAR1 & MNAR1", "Column_With_Nulls": "MIL", "F1_Score_dis": 0.0, "F1_Score_priv": 0.0, "F1_Score_Difference": 0.0}, {"Dataset_Name": "folk_emp", "Null_Imputer_Name": "median-mode", "Evaluation_Scenario": "mixed_exp", "Experiment_Seed": 100, "Dataset_Part": "X_test_MCAR1 & MAR1 & MNAR1", "Column_With_Nulls": "MIL", "F1_Score_dis": 0.9936, "F1_Score_priv": 0.9641, "F1_Score_Difference": 0.02942}, {"Dataset_Name": "folk_emp", "Null_Imputer_Name": "deletion", "Evaluation_Scenario": "mixed_exp", "Experiment_Seed": 300, "Dataset_Part": "X_test_MCAR1 & MAR1 & MNAR1", "Column_With_Nulls": "MIL", "F1_Score_dis": 0.9939, "F1_Score_priv": 0.9673, "F1_Score_Difference": 0.02657}, {"Dataset_Name": "folk_emp", "Null_Imputer_Name": "deletion", "Evaluation_Scenario": "mixed_exp", "Experiment_Seed": 400, "Dataset_Part": "X_test_MCAR1 & MAR1 & MNAR1", "Column_With_Nulls": "MIL", "F1_Score_dis": 0.9902, "F1_Score_priv": 0.9647, "F1_Score_Difference": 0.02546}, {"Dataset_Name": "folk_emp", "Null_Imputer_Name": "median-dummy", "Evaluation_Scenario": "mixed_exp", "Experiment_Seed": 200, "Dataset_Part": "X_test_MCAR1 & MAR1 & MNAR1", "Column_With_Nulls": "MIL", "F1_Score_dis": 0.0, "F1_Score_priv": 0.0, "F1_Score_Difference": 0.0}, {"Dataset_Name": "folk_emp", "Null_Imputer_Name": "median-mode", "Evaluation_Scenario": "mixed_exp", "Experiment_Seed": 200, "Dataset_Part": "X_test_MCAR1 & MAR1 & MNAR1", "Column_With_Nulls": "MIL", "F1_Score_dis": 0.9927, "F1_Score_priv": 0.966, "F1_Score_Difference": 0.02672}, {"Dataset_Name": "folk_emp", "Null_Imputer_Name": "deletion", "Evaluation_Scenario": "mixed_exp", "Experiment_Seed": 500, "Dataset_Part": "X_test_MCAR1 & MAR1 & MNAR1", "Column_With_Nulls": "MIL", "F1_Score_dis": 0.9966, "F1_Score_priv": 0.9661, "F1_Score_Difference": 0.03049}, {"Dataset_Name": "folk_emp", "Null_Imputer_Name": "deletion", "Evaluation_Scenario": "mixed_exp", "Experiment_Seed": 600, "Dataset_Part": "X_test_MCAR1 & MAR1 & MNAR1", "Column_With_Nulls": "MIL", "F1_Score_dis": 0.9943, "F1_Score_priv": 0.967, "F1_Score_Difference": 0.02728}, {"Dataset_Name": "folk_emp", "Null_Imputer_Name": "median-dummy", "Evaluation_Scenario": "mixed_exp", "Experiment_Seed": 300, "Dataset_Part": "X_test_MCAR1 & MAR1 & MNAR1", "Column_With_Nulls": "MIL", "F1_Score_dis": 0.0, "F1_Score_priv": 0.0, "F1_Score_Difference": 0.0}, {"Dataset_Name": "folk_emp", "Null_Imputer_Name": "median-mode", "Evaluation_Scenario": "mixed_exp", "Experiment_Seed": 300, "Dataset_Part": "X_test_MCAR1 & MAR1 & MNAR1", "Column_With_Nulls": "MIL", "F1_Score_dis": 0.9939, "F1_Score_priv": 0.9673, "F1_Score_Difference": 0.02657}, {"Dataset_Name": "folk_emp", "Null_Imputer_Name": "median-dummy", "Evaluation_Scenario": "mixed_exp", "Experiment_Seed": 400, "Dataset_Part": "X_test_MCAR1 & MAR1 & MNAR1", "Column_With_Nulls": "MIL", "F1_Score_dis": 0.0, "F1_Score_priv": 0.0, "F1_Score_Difference": 0.0}, {"Dataset_Name": "folk_emp", "Null_Imputer_Name": "median-mode", "Evaluation_Scenario": "mixed_exp", "Experiment_Seed": 400, "Dataset_Part": "X_test_MCAR1 & MAR1 & MNAR1", "Column_With_Nulls": "MIL", "F1_Score_dis": 0.9902, "F1_Score_priv": 0.9647, "F1_Score_Difference": 0.02546}, {"Dataset_Name": "folk_emp", "Null_Imputer_Name": "median-dummy", "Evaluation_Scenario": "mixed_exp", "Experiment_Seed": 500, "Dataset_Part": "X_test_MCAR1 & MAR1 & MNAR1", "Column_With_Nulls": "MIL", "F1_Score_dis": 0.0, "F1_Score_priv": 0.0, "F1_Score_Difference": 0.0}, {"Dataset_Name": "folk_emp", "Null_Imputer_Name": "median-mode", "Evaluation_Scenario": "mixed_exp", "Experiment_Seed": 500, "Dataset_Part": "X_test_MCAR1 & MAR1 & MNAR1", "Column_With_Nulls": "MIL", "F1_Score_dis": 0.9966, "F1_Score_priv": 0.9661, "F1_Score_Difference": 0.03049}, {"Dataset_Name": "folk_emp", "Null_Imputer_Name": "median-dummy", "Evaluation_Scenario": "mixed_exp", "Experiment_Seed": 600, "Dataset_Part": "X_test_MCAR1 & MAR1 & MNAR1", "Column_With_Nulls": "MIL", "F1_Score_dis": 0.0, "F1_Score_priv": 0.0, "F1_Score_Difference": 0.0}, {"Dataset_Name": "folk_emp", "Null_Imputer_Name": "median-mode", "Evaluation_Scenario": "mixed_exp", "Experiment_Seed": 600, "Dataset_Part": "X_test_MCAR1 & MAR1 & MNAR1", "Column_With_Nulls": "MIL", "F1_Score_dis": 0.9943, "F1_Score_priv": 0.967, "F1_Score_Difference": 0.02728}, {"Dataset_Name": "folk_emp", "Null_Imputer_Name": "k_means_clustering", "Evaluation_Scenario": "mixed_exp", "Experiment_Seed": 500, "Dataset_Part": "X_test_MCAR1 & MAR1 & MNAR1", "Column_With_Nulls": "MIL", "F1_Score_dis": 0.9966, "F1_Score_priv": 0.9661, "F1_Score_Difference": 0.03049}, {"Dataset_Name": "folk_emp", "Null_Imputer_Name": "k_means_clustering", "Evaluation_Scenario": "mixed_exp", "Experiment_Seed": 300, "Dataset_Part": "X_test_MCAR1 & MAR1 & MNAR1", "Column_With_Nulls": "MIL", "F1_Score_dis": 0.9939, "F1_Score_priv": 0.9673, "F1_Score_Difference": 0.02657}, {"Dataset_Name": "folk_emp", "Null_Imputer_Name": "k_means_clustering", "Evaluation_Scenario": "mixed_exp", "Experiment_Seed": 100, "Dataset_Part": "X_test_MCAR1 & MAR1 & MNAR1", "Column_With_Nulls": "MIL", "F1_Score_dis": 0.9936, "F1_Score_priv": 0.9641, "F1_Score_Difference": 0.02942}]}}
